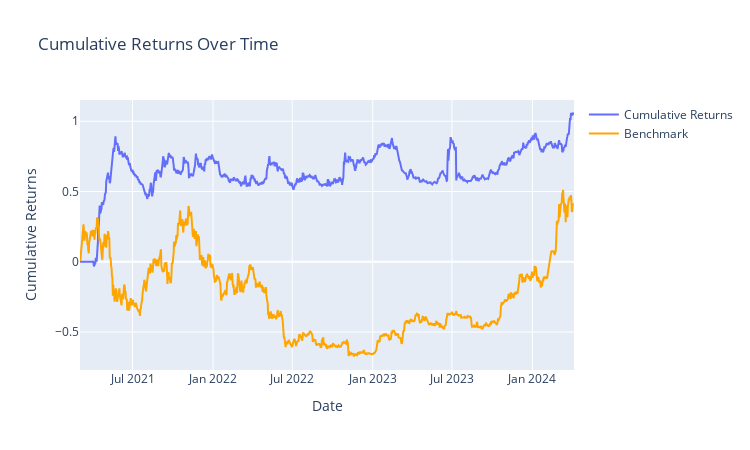
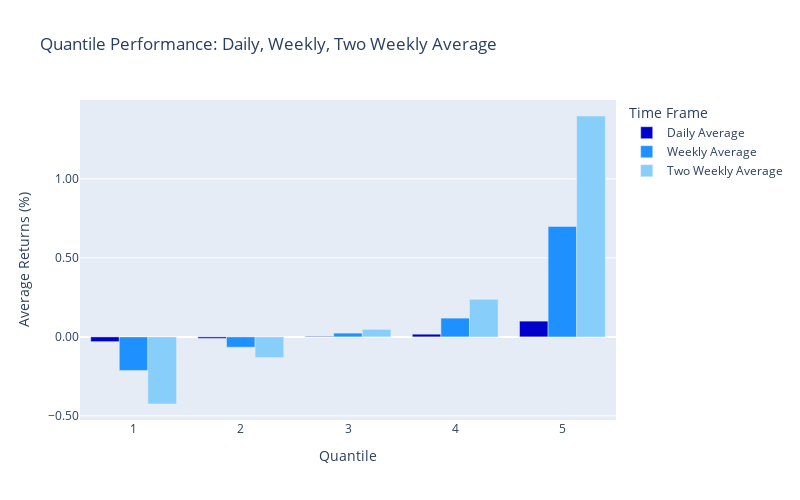

The cell these charts' notebook holds for them, in order:
### Markdown cell above
### 價量背離因子

### Code cell
pv_factor = ts_corr(returns,Volume,30)
factor = pv_factor 
pv_returns_by_period, _ = PerformanceGenerator(factor = factor , 
                                            expreturn = expreturn,
                                            strategy = 'LS',
                                            buy_fee = 0.04/100,
                                            sell_fee = 0.04/100,
                                            start_time = start_time ,
                                            end_time = end_time,
                                            period_of_year = 365,
                                            benchmark = Benchmark
                                            ).backtest()

FactorAnalysisTool(factor = factor , 
                    expreturn = expreturn,
                    strategy = 'LS',
                    buy_fee = 0,
                    sell_fee = 0,
                    start_time = start_time ,
                    end_time = end_time,
                    period_of_year = 365,
                    benchmark = Benchmark
                    ).quantile_analysis(5)

### Figure 1 — Plotly figure (JSON) as saved in the notebook; plotly's stock layout.template omitted (floating-point values rounded to 4 significant figures; data arrays with more than 128 entries replaced by an {"elided": "..."} marker saying what was removed)
{"data": [{"mode": "lines", "name": "Cumulative Returns", "type": "scatter", "x": {"elided": "1130 str values"}, "y": {"elided": "1130 float values"}}, {"line": {"color": "#FFA500"}, "mode": "lines", "name": "Benchmark", "type": "scatter", "x": {"elided": "1130 str values"}, "y": {"elided": "1130 float values"}}], "layout": {"height": 450, "title": {"text": "Cumulative Returns Over Time"}, "width": 750, "xaxis": {"title": {"text": "Date"}}, "yaxis": {"title": {"text": "Cumulative Returns"}}}}

### Figure 2 — Plotly figure (JSON) as saved in the notebook; plotly's stock layout.template omitted (floating-point values rounded to 4 significant figures)
{"data": [{"marker": {"color": "MediumBlue"}, "name": "Daily Average", "type": "bar", "x": [5, 4, 3, 2, 1], "y": [0.09955, 0.01692, 0.003384, -0.009316, -0.03025]}, {"marker": {"color": "DodgerBlue"}, "name": "Weekly Average", "type": "bar", "x": [5, 4, 3, 2, 1], "y": [0.6987, 0.1187, 0.02375, -0.06539, -0.2123]}, {"marker": {"color": "LightSkyBlue"}, "name": "Two Weekly Average", "type": "bar", "x": [5, 4, 3, 2, 1], "y": [1.397, 0.2375, 0.0475, -0.1308, -0.4247]}], "layout": {"barmode": "group", "height": 500, "legend": {"title": {"text": "Time Frame"}}, "title": {"text": "Quantile Performance: Daily, Weekly, Two Weekly Average"}, "width": 800, "xaxis": {"title": {"text": "Quantile"}}, "yaxis": {"tickformat": ".2f", "title": {"text": "Average Returns (%)"}}}}
